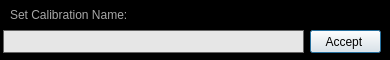
<?xml version="1.0" encoding="UTF-8"?>
<ui version="4.0">
 <class>Dialog</class>
 <widget class="QDialog" name="Dialog">
  <property name="geometry">
   <rect>
    <x>0</x>
    <y>0</y>
    <width>390</width>
    <height>60</height>
   </rect>
  </property>
  <property name="sizePolicy">
   <sizepolicy hsizetype="Fixed" vsizetype="Fixed">
    <horstretch>0</horstretch>
    <verstretch>0</verstretch>
   </sizepolicy>
  </property>
  <property name="minimumSize">
   <size>
    <width>390</width>
    <height>60</height>
   </size>
  </property>
  <property name="maximumSize">
   <size>
    <width>390</width>
    <height>60</height>
   </size>
  </property>
  <property name="windowTitle">
   <string>Calibration Name Prompt</string>
  </property>
  <property name="windowIcon">
   <iconset resource="../Resources/nSOTScannerResources.qrc">
    <normaloff>:/nSOTScanner/Pictures/jj_schema.svg</normaloff>:/nSOTScanner/Pictures/jj_schema.svg</iconset>
  </property>
  <property name="styleSheet">
   <string notr="true">#Dialog{background-color: rgb(0,0,0);}

QLabel{
color:rgb(168,168,168)
}

QLineEdit{
border: 1px solid rgb(100,100,100);
background-color:rgb(230,230,230);
}
</string>
  </property>
  <widget class="QPushButton" name="pushButton">
   <property name="geometry">
    <rect>
     <x>310</x>
     <y>30</y>
     <width>71</width>
     <height>23</height>
    </rect>
   </property>
   <property name="text">
    <string>Accept </string>
   </property>
  </widget>
  <widget class="QLineEdit" name="lineEdit">
   <property name="geometry">
    <rect>
     <x>3</x>
     <y>30</y>
     <width>301</width>
     <height>23</height>
    </rect>
   </property>
  </widget>
  <widget class="QLabel" name="label_3">
   <property name="geometry">
    <rect>
     <x>10</x>
     <y>5</y>
     <width>121</width>
     <height>20</height>
    </rect>
   </property>
   <property name="text">
    <string>Set Calibration Name:</string>
   </property>
  </widget>
 </widget>
 <tabstops>
  <tabstop>pushButton</tabstop>
 </tabstops>
 <resources>
  <include location="../Resources/nSOTScannerResources.qrc"/>
 </resources>
 <connections/>
</ui>
